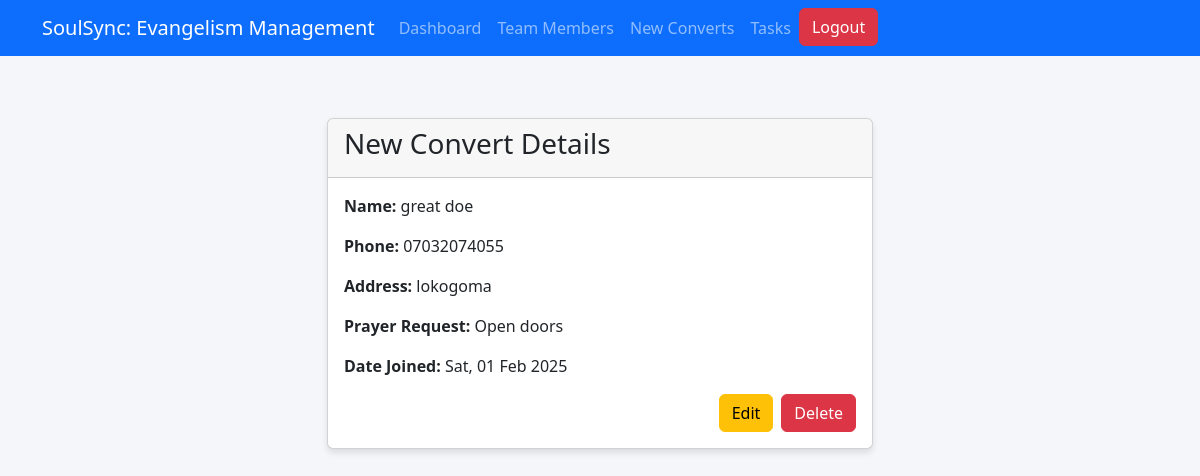
Page /new-convert-detail/1/ (signed in) on the committed database.
### core/models.py (models this page shows, shortened)
class NewConvert(models.Model):
    user = models.ForeignKey(CustomUser, on_delete=models.SET_NULL, null=True, blank=True, related_name="new_convert")
    first_name = models.CharField(max_length=100)
    last_name = models.CharField(max_length=100)
    phone_number = models.CharField(max_length=100)
    address = models.CharField(max_length=100)
    prayer_request = models.TextField()
    updated_at = models.DateTimeField(auto_now=True)
    date_joined = models.DateTimeField(auto_now_add=True)
    class Meta:
        verbose_name_plural = "New Converts"

### core/views.py (the view)
# urls.py: path('new-convert-detail/<int:pk>/', views.new_convert_detail, name='new_convert_detail'),
@login_required
def new_convert_detail(request, pk):
    new_convert = get_object_or_404(NewConvert, pk=pk)
    return render(request, 'evangelism/new_convert_detail.html', {'new_convert': new_convert})

### core/templates/evangelism/new_convert_detail.html (shortened to what this page needs)
{% extends 'evangelism/base.html' %}
{% block content %}
<div class="row justify-content-center mt-5">
    <div class="col-md-8 col-lg-6">
        <div class="card">
            <div class="card-header">
                <h3>New Convert Details</h3>
            </div>
            <div class="card-body">
                <p><strong>Name:</strong> {{ new_convert.first_name }} {{ new_convert.last_name }}</p>
                <p><strong>Phone:</strong> {{ new_convert.phone_number }}</p>
                <p><strong>Address:</strong> {{ new_convert.address }}</p>
                <p><strong>Prayer Request:</strong> {{ new_convert.prayer_request }}</p>
                <p><strong>Date Joined:</strong> {{ new_convert.date_joined|date:"D, d M Y" }}</p>
                <div class="d-grid gap-2 d-md-flex justify-content-md-end">
                    <a href="{% url 'new_convert_update' new_convert.pk %}" class="btn btn-warning">Edit</a>
                    <a href="{% url 'new_convert_delete' new_convert.pk %}" class="btn btn-danger">Delete</a>
                </div>
            </div>
        </div>
    </div>
</div>
{% endblock %}

### core/templates/evangelism/base.html (style rules this page uses)
body { padding-top: 70px; background-color: #f4f6f9; }
.card { margin-bottom: 20px; box-shadow: 0 4px 6px rgba(0,0,0,0.1); }

### rows in the picture
NewConvert: first_name "great", last_name "doe", phone_number "07032074055", address "lokogoma", prayer_request "Open doors", date_joined "Sat, 01 Feb 2025"
